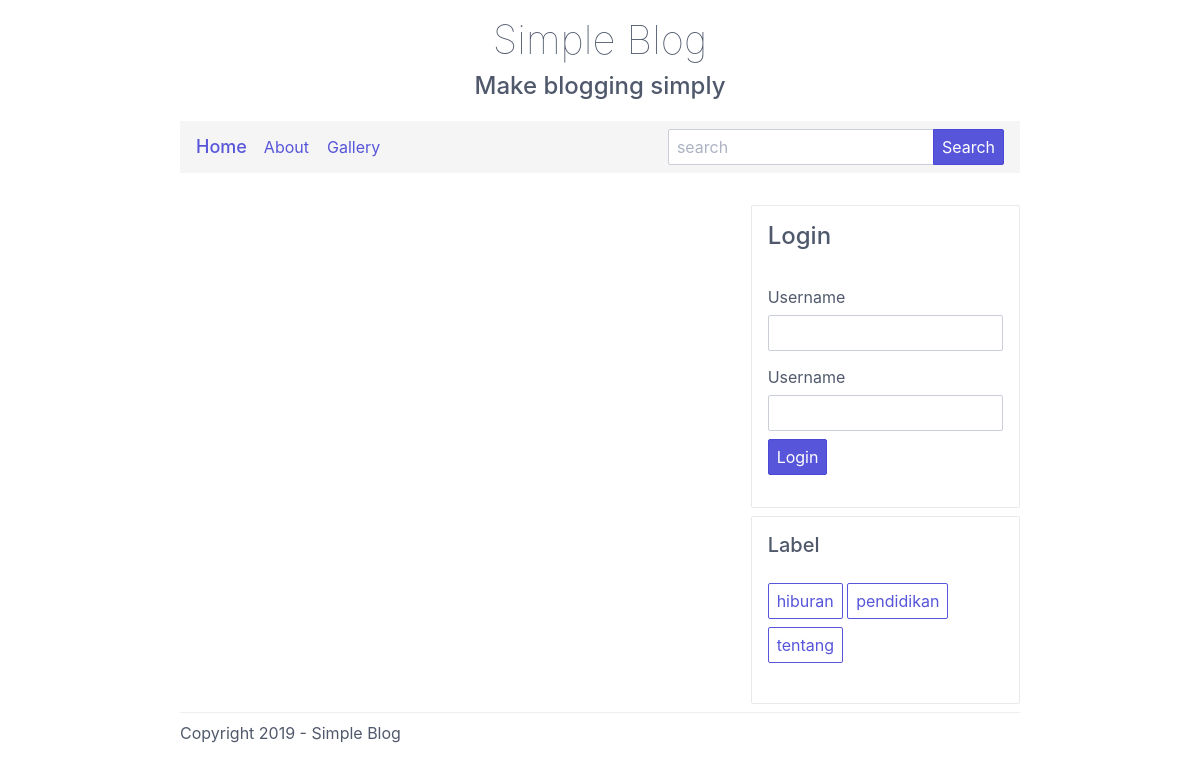
/label.php, run on the app's committed database.
### tables this page shows
CREATE TABLE `category` (
  `idcat` int(11) NOT NULL,
  `title` varchar(13) NOT NULL
);

### assets/right.php (the view, shortened to what this page needs)
<?php
				if(isset($_SESSION['login'])){
					$login = $_SESSION['login'];
				?>
					<div class="panel">
					<div class="panel-header">
						<h5 class="panel-title">Admin Menu</h5>
						<label>Selamat datang <b><?php echo $login; ?></b></label>.
					</div>
					<div class="panel-body">
						<ul class="nav">
							<li class="nav-item">
								<a href="posting.php"><i class="icon icon-edit"></i> Buat Posting</a>
							</li>
							<li class="nav-item">
								<a href="password.php?iduser=<?php echo $_SESSION['id']; ?>"><i class="icon icon-people"></i> Ganti Password</a>
							</li>
							<li class="nav-item">
								<a href="post.php"><i class="icon icon-menu"></i> Lihat Posting</a>
							</li>
							<li class="nav-item">
								<a href="cat.php"><i class="icon icon-flag"></i> Tambah Kategori</a>
							</li>
						</ul>
					</div>
					<div class="panel-footer">
						<a href="logout.php" class="btn btn-primary">Logout</a>
					</div>
				</div>
				<?php
				}else{
					?>
					<div class="panel">
					<div class="panel-header">
						<h4 class="panel-title">Login</h4>
					</div>
					<div class="panel-body">
						<form method="post" action="login.php">
							<div class="form-group">
								<label class="form-label">Username</label>
								<input type="text" class="form-input" name="username">
							</div>
							<div class="form-group">
								<label class="form-label">Username</label>
								<input type="password" class="form-input" name="password">
							</div>
							<div class="form-group">
								<button type="submit" class="btn btn-primary" name="login">Login</button>
							</div>
						</form>
					</div>
					<div class="panel-footer"></div>
				</div>
				<?php
				}
				?>
				<div class="panel" style="margin-top: 8px;">
					<div class="panel-header">
						<h5 class="panel-title">Label</h5>
					</div>
					<div class="panel-body">
						<?php
						include 'lib/connect.php';
						$checkCat = $lo->query("SELECT * FROM category");
						if($checkCat == true){
							while($rowCat = $checkCat->fetch_array(MYSQLI_BOTH)){
						?>
						<a href="label.php?search=<?php echo $rowCat['title']; ?>" class="btn" style="margin-bottom: 8px;"><?php echo $rowCat['title']; ?></a>
						<?php
							}
						}
						?>
					</div>
					<div class="panel-footer">
					</div>
				</div>

### data on the page
category: title "hiburan"
category: title "pendidikan"
category: title "tentang"
